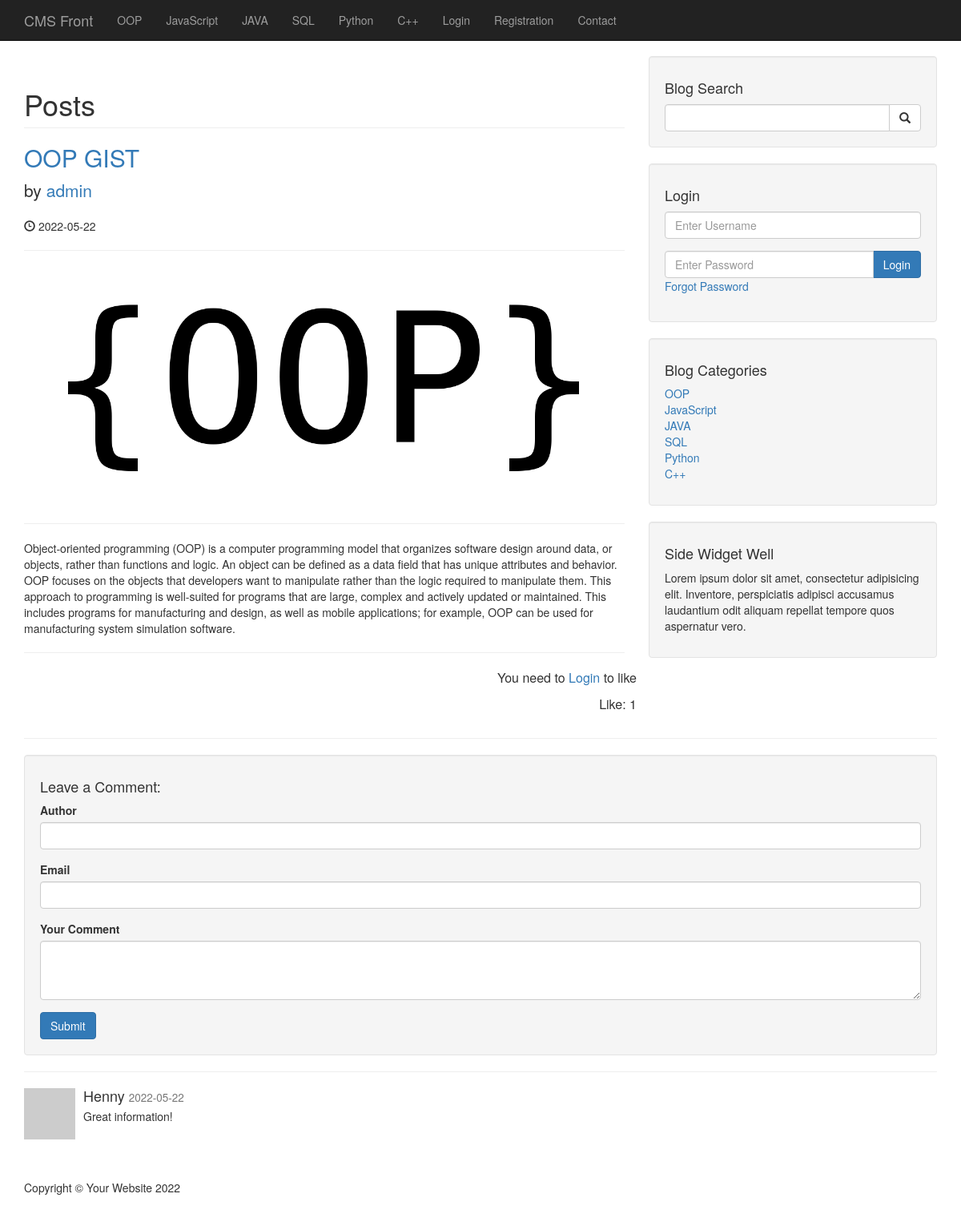
The app's page /post.php?p_id=45 with its own data.
### tables this page shows
CREATE TABLE `categories` (
  `cat_id` int(3) NOT NULL,
  `user_id` int(11) NOT NULL,
  `cat_title` varchar(255) NOT NULL
);

CREATE TABLE `posts` (
  `post_id` int(3) NOT NULL,
  `post_category_id` int(3) NOT NULL,
  `user_id` int(11) NOT NULL,
  `post_title` varchar(255) NOT NULL,
  `post_author` varchar(255) NOT NULL,
  `post_user` varchar(255) NOT NULL,
  `post_date` date NOT NULL,
  `post_image` text NOT NULL,
  `post_content` text NOT NULL,
  `post_tags` varchar(255) NOT NULL,
  `post_comment_count` int(11) NOT NULL,
  `post_status` varchar(255) NOT NULL DEFAULT 'draft',
  `post_views_count` int(11) NOT NULL,
  `likes` int(11) NOT NULL
);

CREATE TABLE `comments` (
  `comment_id` int(3) NOT NULL,
  `comment_post_id` int(3) NOT NULL,
  `comment_author` varchar(255) NOT NULL,
  `comment_email` varchar(255) NOT NULL,
  `comment_content` text NOT NULL,
  `comment_status` varchar(255) NOT NULL,
  `comment_date` date NOT NULL
);

### post.php (the view, shortened to what this page needs)
<?php include 'includes/header.php'?>
<?php include 'includes/navigation.php'?>
<div class="container">
    <div class="row">
        <div class="col-md-8">
            <?php
                if(isset($_GET['p_id'])) {
                    $the_post_id = $_GET['p_id'];
                    if(isset($_SESSION['user_role']) && $_SESSION['user_role'] === 'admin') {
                        $query = "SELECT * FROM posts WHERE post_id = $the_post_id ";
                    }
                    else {
                        $query = "SELECT * FROM posts WHERE post_id = $the_post_id AND post_status='published'";
                    }
                    $select_all_posts_query = mysqli_query($connection, $query);
                    if(mysqli_num_rows($select_all_posts_query) < 1) {
                        echo "<h1 class='text-center'>No posts available 😅</h1>";
                    }
                    else {
                    while($row = mysqli_fetch_assoc($select_all_posts_query)) {
                        $post_title = $row['post_title'];
                        $post_author = $row['post_user'];
                        $post_date = $row['post_date'];
                        $post_image = $row['post_image'];
                        $post_content = $row['post_content'];
                        ?>
            <h1 class="page-header">
                Posts
            </h1>
            <h2>
                <a href="#"><?php echo $post_title; ?></a>
            </h2>
            <p class="lead">
                by <a href="index.php"><?php echo $post_author; ?></a>
            </p>
            <p><span class="glyphicon glyphicon-time"></span><?php echo ' ' . $post_date; ?></p>
            <hr>
            <img class="img-responsive" src="images/<?php echo imagePlaceholder($post_image); ?>" alt="">
            <hr>
            <p><?php echo $post_content; ?></p>
            <hr>
            <?php if(isLoggedIn()) { ?>
            <div class="row">
                <p class="pull-right"><a class="<?php echo userLikedThisPost($the_post_id) ? 'unlike' : 'like' ?>"
                        href=""><span class="glyphicon glyphicon-thumbs-up" data-toggle='tooltip' data-placement='top'
                            title="<?php echo userLikedThisPost($the_post_id) ? 'I liked this before' : 'Want to like it?' ?>"></span>
                        <?php echo userLikedThisPost($the_post_id) ? 'Unlike' : 'Like' ?></a></p>
            </div>
            <?php } else { ?>
            <div class="row">
                <p class="pull-right login-to-post">You need to <a href="./login.php">Login</a> to like</p>
            </div>
            <?php } ?>
            <div class="row">
                <p class="pull-right likes">Like: <?php getPostLikes($the_post_id); ?></p>
            </div>
            <?php } ?>
        </div>
        <?php include 'includes/sidebar.php'?>
    </div>
    <hr>
    <div class="well">
        <h4>Leave a Comment:</h4>
        <form action="" method="post" role="form">
            <div class="form-group">
                <label for="author">Author</label>
                <input type="text" class="form-control" name="comment_author">
            </div>
            <div class="form-group">
                <label for="email">Email</label>
                <input type="email" class="form-control" name="comment_email">
            </div>
            <div class="form-group">
                <label for="comment">Your Comment</label>
                <textarea class="form-control" name="comment_content" rows="3"></textarea>
            </div>
            <button type="submit" class="btn btn-primary" name="create_comment">Submit</button>
        </form>
    </div>
    <hr>
    <?php
        $query = "SELECT * FROM comments WHERE comment_post_id = {$the_post_id} ";
        $query .= "AND comment_status = 'approve' ";
        $query .= "ORDER BY comment_id DESC ";
        $select_comment_query = mysqli_query($connection, $query);
        while($row = mysqli_fetch_assoc($select_comment_query)) {
            $comment_date = $row['comment_date'];
            $comment_content = $row['comment_content'];
            $comment_author = $row['comment_author'];
            ?>
    <div class="media">
        <a class="pull-left" href="#">
            <img class="media-object" src="http://placehold.it/64x64" alt="">
        </a>
        <div class="media-body">
            <h4 class="media-heading"><?php echo $comment_author; ?>
                <small><?php echo $comment_date; ?></small>
            </h4>
            <?php echo $comment_content; ?>
        </div>
    </div>
    <?php } } }
        else {
            header("Location: index.php");
        }
    ?>
    <?php include 'includes/footer.php'?>

### includes/navigation.php (shortened to what this page needs)
<nav class="navbar navbar-inverse navbar-fixed-top" role="navigation">
    <div class="container">
        <div class="navbar-header">
            <a class="navbar-brand" href="index.php">CMS Front</a>
        </div>
        <div class="collapse navbar-collapse" id="bs-example-navbar-collapse-1">
            <ul class="nav navbar-nav">
                <?php
                    $query = "SELECT * FROM categories";
                    $select_all_categories_query = mysqli_query($connection, $query);
                    while($row = mysqli_fetch_assoc($select_all_categories_query)) {
                        $cat_title = $row['cat_title'];
                        $cat_id = $row['cat_id'];
                        $category_class = "";
                        $registration_class = '';
                        echo "<li class='$category_class'><a href='category.php?category={$cat_id}'>{$cat_title}</a></li>";
                    }
                ?>
                <?php if(isLoggedIn()): ?>
                <li>
                    <a href="./admin">Admin</a>
                </li>
                <li>
                    <a href="./includes/logout.php">Logout</a>
                </li>
                <?php else: ?>
                <li>
                    <a href="./login.php">Login</a>
                </li>
                <?php endif; ?>
                <li class="<?php echo $registration_class;?>">
                    <a href="registration.php">Registration</a>
                </li>
                <li>
                    <a href="contact.php">Contact</a>
                </li>
            </ul>
        </div>
    </div>
</nav>

### functions.php (shortened to what this page needs)
<?php
    function query($query) {
        global $connection;
        return mysqli_query($connection, $query);
    }
    function imagePlaceholder($image=null) {
        if(!$image) {
            return './images/image_1.jpg';
        }
        else {
            return $image;
        }
    }
    function isLoggedIn() {
        return false;
    }
    function getPostLikes($post_id) {
        $result = query("SELECT * FROM likes where post_id=$post_id");
        echo mysqli_num_rows($result);
    }
?>

### includes/sidebar.php (shortened to what this page needs)
<div class="col-md-4">
    <div class="well">
        <h4>Blog Search</h4>
        <form action="search.php" method="post">
            <div class="input-group">
                <input name="search" type="text" class="form-control">
                <span class="input-group-btn">
                    <button name="submit" class="btn btn-default" type="submit">
                        <span class="glyphicon glyphicon-search"></span>
                    </button>
                </span>
            </div>
        </form>
    </div>
    <div class="well">
        <?php if(isset($_SESSION['user_role'])): ?>
        <h4>Logged in as <?php echo $_SESSION['username'] ?></h4>
        <a href="./includes/logout.php" class="btn btn-primary">Logout</a>
        <?php else: ?>
        <h4>Login</h4>
        <form action="" method="post">
            <div class="form-group">
                <input name="username" placeholder="Enter Username" type="text" class="form-control">
            </div>
            <div class="input-group">
                <input name="password" placeholder="Enter Password" type="password" class="form-control">
                <span class="input-group-btn">
                    <button class="btn btn-primary" name="login" type="submit">Login</button>
                </span>
            </div>
            <div class="form-group">
                <a href="./forgot.php?forgot=<?php echo uniqid(); ?>">Forgot Password</a>
            </div>
        </form>
        <?php endif; ?>
    </div>
    <div class="well">
        <h4>Blog Categories</h4>
        <div class="row">
            <div class="col-lg-12">
                <ul class="list-unstyled">
                    <?php
                        $query = "SELECT * FROM categories";
                        $select_categories_sidebar = mysqli_query($connection, $query);
                        while($row = mysqli_fetch_assoc($select_categories_sidebar)) {
                            $cat_title = $row['cat_title'];
                            $cat_id = $row['cat_id'];
                            echo "<li><a href='category.php?category={$cat_id}'>{$cat_title}</a></li>";
                        }
                    ?>
                </ul>
            </div>
        </div>
    </div>
    <?php include "widget.php" ; ?>
</div>

### css/blog-home.css (style rules this page uses)
body { padding-top: 70px; }

### includes/header.php (style rules this page uses)
a.like, a.unlike, p.likes, p.login-to-post { font-size: 16px !important; }

### records on screen
categories: cat_title "OOP"
categories: cat_title "JavaScript"
categories: cat_title "JAVA"
categories: cat_title "SQL"
categories: cat_title "Python"
categories: cat_title "C++"
posts: post_title "OOP GIST", post_user "admin", post_date "2022-05-22", post_image (picture), post_content "Object-oriented programming (OOP) is a computer programming model that organizes software design around data, or objects, rather than functions and logic. An object can be defined as a data field that has unique attributes and behavior. OOP focuses on the objects that developers want to manipulate rather than the logic required to manipulate them. This approach to programming is well-suited for programs that are large, complex and actively updated or maintained. This includes programs for manufacturing and design, as well as mobile applications; for example, OOP can be used for manufacturing system simulation software."
comments: comment_author "Henny", comment_date "2022-05-22", comment_content "Great information!"
